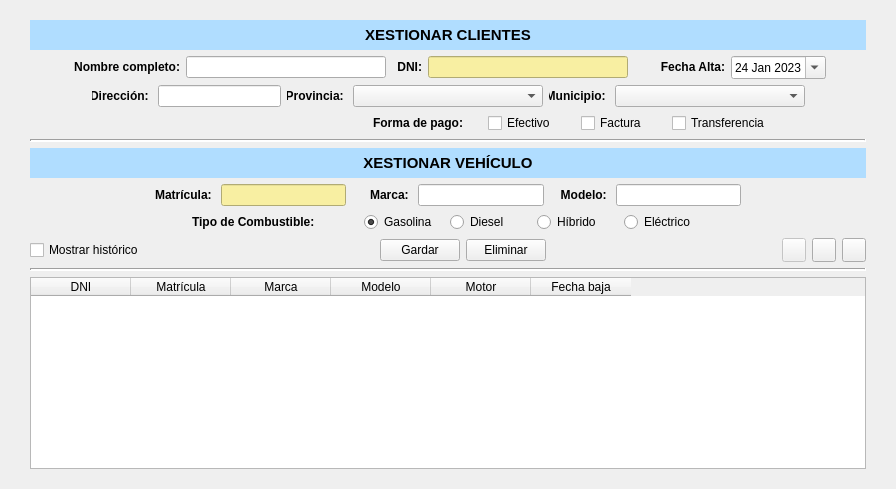
      <widget class="QWidget" name="pestana_clientes">
       <property name="acceptDrops">
        <bool>false</bool>
       </property>
       <attribute name="title">
        <string>Clientes</string>
       </attribute>
       <layout class="QVBoxLayout" name="verticalLayout">
        <property name="leftMargin">
         <number>30</number>
        </property>
        <property name="topMargin">
         <number>20</number>
        </property>
        <property name="rightMargin">
         <number>30</number>
        </property>
        <property name="bottomMargin">
         <number>20</number>
        </property>
        <item>
         <widget class="QLabel" name="lblTituloClientes">
          <property name="minimumSize">
           <size>
            <width>180</width>
            <height>30</height>
           </size>
          </property>
          <property name="font">
           <font>
            <pointsize>11</pointsize>
            <weight>75</weight>
            <bold>true</bold>
           </font>
          </property>
          <property name="layoutDirection">
           <enum>Qt::LeftToRight</enum>
          </property>
          <property name="autoFillBackground">
           <bool>false</bool>
          </property>
          <property name="styleSheet">
           <string notr="true">background-color: rgb(176,221,255)</string>
          </property>
          <property name="text">
           <string>XESTIONAR CLIENTES</string>
          </property>
          <property name="alignment">
           <set>Qt::AlignCenter</set>
          </property>
         </widget>
        </item>
        <item>
         <layout class="QHBoxLayout" name="horizontalLayout_7" stretch="1,0,0,2,3,2,2,2,1">
          <item>
           <spacer name="horizontalSpacer_11">
            <property name="orientation">
             <enum>Qt::Horizontal</enum>
            </property>
            <property name="sizeHint" stdset="0">
             <size>
              <width>40</width>
              <height>20</height>
             </size>
            </property>
           </spacer>
          </item>
          <item>
           <widget class="QLabel" name="lblNombre">
            <property name="minimumSize">
             <size>
              <width>110</width>
              <height>20</height>
             </size>
            </property>
            <property name="maximumSize">
             <size>
              <width>110</width>
              <height>20</height>
             </size>
            </property>
            <property name="font">
             <font>
              <weight>75</weight>
              <bold>true</bold>
             </font>
            </property>
            <property name="text">
             <string>Nombre completo:</string>
            </property>
            <property name="alignment">
             <set>Qt::AlignRight|Qt::AlignTrailing|Qt::AlignVCenter</set>
            </property>
           </widget>
          </item>
          <item>
           <widget class="QLineEdit" name="txtNombre">
            <property name="minimumSize">
             <size>
              <width>200</width>
              <height>20</height>
             </size>
            </property>
           </widget>
          </item>
          <item>
           <widget class="QLabel" name="lblDni">
            <property name="minimumSize">
             <size>
              <width>30</width>
              <height>20</height>
             </size>
            </property>
            <property name="maximumSize">
             <size>
              <width>30</width>
              <height>20</height>
             </size>
            </property>
            <property name="font">
             <font>
              <weight>75</weight>
              <bold>true</bold>
             </font>
            </property>
            <property name="text">
             <string>DNI:</string>
            </property>
            <property name="alignment">
             <set>Qt::AlignRight|Qt::AlignTrailing|Qt::AlignVCenter</set>
            </property>
           </widget>
          </item>
          <item>
           <widget class="QLineEdit" name="txtDni">
            <property name="minimumSize">
             <size>
              <width>200</width>
              <height>20</height>
             </size>
            </property>
            <property name="maximumSize">
             <size>
              <width>200</width>
              <height>16777215</height>
             </size>
            </property>
            <property name="styleSheet">
             <string notr="true">background-color: rgb(248,239,162)</string>
            </property>
           </widget>
          </item>
          <item>
           <widget class="QLabel" name="lblValidardni">
            <property name="minimumSize">
             <size>
              <width>20</width>
              <height>20</height>
             </size>
            </property>
            <property name="maximumSize">
             <size>
              <width>20</width>
              <height>20</height>
             </size>
            </property>
            <property name="font">
             <font>
              <pointsize>10</pointsize>
              <weight>50</weight>
              <bold>false</bold>
              <kerning>false</kerning>
             </font>
            </property>
            <property name="text">
             <string/>
            </property>
            <property name="alignment">
             <set>Qt::AlignLeading|Qt::AlignLeft|Qt::AlignVCenter</set>
            </property>
           </widget>
          </item>
          <item>
           <widget class="QLabel" name="lblFechaAltaCliente">
            <property name="minimumSize">
             <size>
              <width>65</width>
              <height>20</height>
             </size>
            </property>
            <property name="maximumSize">
             <size>
              <width>65</width>
              <height>20</height>
             </size>
            </property>
            <property name="font">
             <font>
              <weight>75</weight>
              <bold>true</bold>
             </font>
            </property>
            <property name="text">
             <string>Fecha Alta:</string>
            </property>
            <property name="alignment">
             <set>Qt::AlignRight|Qt::AlignTrailing|Qt::AlignVCenter</set>
            </property>
           </widget>
          </item>
          <item>
           <widget class="QDateEdit" name="txtFechaAlta">
            <property name="dateTime">
             <datetime>
              <hour>14</hour>
              <minute>0</minute>
              <second>0</second>
              <year>2023</year>
              <month>1</month>
              <day>24</day>
             </datetime>
            </property>
            <property name="calendarPopup">
             <bool>true</bool>
            </property>
            <property name="date">
             <date>
              <year>2023</year>
              <month>1</month>
              <day>24</day>
             </date>
            </property>
           </widget>
          </item>
          <item>
           <spacer name="horizontalSpacer_12">
            <property name="orientation">
             <enum>Qt::Horizontal</enum>
            </property>
            <property name="sizeHint" stdset="0">
             <size>
              <width>40</width>
              <height>20</height>
             </size>
            </property>
           </spacer>
          </item>
         </layout>
        </item>
        <item>
         <layout class="QHBoxLayout" name="horizontalLayout_8" stretch="2,2,4,2,2,2,2,2">
          <item>
           <spacer name="horizontalSpacer_9">
            <property name="orientation">
             <enum>Qt::Horizontal</enum>
            </property>
            <property name="sizeHint" stdset="0">
             <size>
              <width>40</width>
              <height>20</height>
             </size>
            </property>
           </spacer>
          </item>
          <item>
           <widget class="QLabel" name="lblDireccionCliente">
            <property name="minimumSize">
             <size>
              <width>60</width>
              <height>20</height>
             </size>
            </property>
            <property name="maximumSize">
             <size>
              <width>60</width>
              <height>20</height>
             </size>
            </property>
            <property name="font">
             <font>
              <weight>75</weight>
              <bold>true</bold>
             </font>
            </property>
            <property name="text">
             <string>Dirección: </string>
            </property>
            <property name="alignment">
             <set>Qt::AlignRight|Qt::AlignTrailing|Qt::AlignVCenter</set>
            </property>
           </widget>
          </item>
          <item>
           <widget class="QLineEdit" name="txtDireccionCliente">
            <property name="minimumSize">
             <size>
              <width>0</width>
              <height>22</height>
             </size>
            </property>
           </widget>
          </item>
          <item>
           <widget class="QLabel" name="lblProvinciaCliente">
            <property name="minimumSize">
             <size>
              <width>60</width>
              <height>20</height>
             </size>
            </property>
            <property name="maximumSize">
             <size>
              <width>60</width>
              <height>20</height>
             </size>
            </property>
            <property name="font">
             <font>
              <weight>75</weight>
              <bold>true</bold>
             </font>
            </property>
            <property name="text">
             <string>Provincia: </string>
            </property>
            <property name="alignment">
             <set>Qt::AlignRight|Qt::AlignTrailing|Qt::AlignVCenter</set>
            </property>
           </widget>
          </item>
          <item>
           <widget class="QComboBox" name="comboProvinciaCliente">
            <property name="minimumSize">
             <size>
              <width>190</width>
              <height>22</height>
             </size>
            </property>
           </widget>
          </item>
          <item>
           <widget class="QLabel" name="lblMunicipioCliente">
            <property name="minimumSize">
             <size>
              <width>60</width>
              <height>20</height>
             </size>
            </property>
            <property name="maximumSize">
             <size>
              <width>60</width>
              <height>20</height>
             </size>
            </property>
            <property name="font">
             <font>
              <weight>75</weight>
              <bold>true</bold>
             </font>
            </property>
            <property name="text">
             <string>Municipio: </string>
            </property>
            <property name="alignment">
             <set>Qt::AlignRight|Qt::AlignTrailing|Qt::AlignVCenter</set>
            </property>
           </widget>
          </item>
          <item>
           <widget class="QComboBox" name="comboMunicipioCliente">
            <property name="minimumSize">
             <size>
              <width>190</width>
              <height>22</height>
             </size>
            </property>
           </widget>
          </item>
          <item>
           <spacer name="horizontalSpacer_10">
            <property name="orientation">
             <enum>Qt::Horizontal</enum>
            </property>
            <property name="sizeHint" stdset="0">
             <size>
              <width>40</width>
              <height>20</height>
             </size>
            </property>
           </spacer>
          </item>
         </layout>
        </item>
        <item>
         <layout class="QHBoxLayout" name="horizontalLayout_11" stretch="0,2,2,2,2,0">
          <property name="spacing">
           <number>25</number>
          </property>
          <property name="sizeConstraint">
           <enum>QLayout::SetDefaultConstraint</enum>
          </property>
          <property name="leftMargin">
           <number>0</number>
          </property>
          <item>
           <spacer name="horizontalSpacer_2">
            <property name="orientation">
             <enum>Qt::Horizontal</enum>
            </property>
            <property name="sizeHint" stdset="0">
             <size>
              <width>333</width>
              <height>20</height>
             </size>
            </property>
           </spacer>
          </item>
          <item>
           <widget class="QLabel" name="lblFormaPago">
            <property name="minimumSize">
             <size>
              <width>100</width>
              <height>20</height>
             </size>
            </property>
            <property name="maximumSize">
             <size>
              <width>100</width>
              <height>20</height>
             </size>
            </property>
            <property name="font">
             <font>
              <weight>75</weight>
              <bold>true</bold>
             </font>
            </property>
            <property name="text">
             <string>Forma de pago:</string>
            </property>
            <property name="alignment">
             <set>Qt::AlignRight|Qt::AlignTrailing|Qt::AlignVCenter</set>
            </property>
           </widget>
          </item>
          <item>
           <widget class="QCheckBox" name="checkEfectivo">
            <property name="sizePolicy">
             <sizepolicy hsizetype="Fixed" vsizetype="Fixed">
              <horstretch>0</horstretch>
              <verstretch>0</verstretch>
             </sizepolicy>
            </property>
            <property name="text">
             <string>Efectivo</string>
            </property>
           </widget>
          </item>
          <item>
           <widget class="QCheckBox" name="checkFactura">
            <property name="sizePolicy">
             <sizepolicy hsizetype="Maximum" vsizetype="Fixed">
              <horstretch>0</horstretch>
              <verstretch>0</verstretch>
             </sizepolicy>
            </property>
            <property name="text">
             <string>Factura</string>
            </property>
           </widget>
          </item>
          <item>
           <widget class="QCheckBox" name="checkTransferencia">
            <property name="sizePolicy">
             <sizepolicy hsizetype="Minimum" vsizetype="Fixed">
              <horstretch>0</horstretch>
              <verstretch>0</verstretch>
             </sizepolicy>
            </property>
            <property name="text">
             <string>Transferencia</string>
            </property>
           </widget>
          </item>
          <item>
           <spacer name="horizontalSpacer">
            <property name="orientation">
             <enum>Qt::Horizontal</enum>
            </property>
            <property name="sizeHint" stdset="0">
             <size>
              <width>40</width>
              <height>20</height>
             </size>
            </property>
           </spacer>
          </item>
         </layout>
        </item>
        <item>
         <widget class="Line" name="line">
          <property name="lineWidth">
           <number>2</number>
          </property>
          <property name="orientation">
           <enum>Qt::Horizontal</enum>
          </property>
         </widget>
        </item>
        <item>
         <widget class="QLabel" name="lblTituloVehiculo">
          <property name="minimumSize">
           <size>
            <width>180</width>
            <height>30</height>
           </size>
          </property>
          <property name="font">
           <font>
            <pointsize>11</pointsize>
            <weight>75</weight>
            <bold>true</bold>
           </font>
          </property>
          <property name="layoutDirection">
           <enum>Qt::LeftToRight</enum>
          </property>
          <property name="autoFillBackground">
           <bool>false</bool>
          </property>
          <property name="styleSheet">
           <string notr="true">background-color: rgb(176,221,255)</string>
          </property>
          <property name="frameShape">
           <enum>QFrame::NoFrame</enum>
          </property>
          <property name="text">
           <string>XESTIONAR VEHÍCULO</string>
          </property>
          <property name="alignment">
           <set>Qt::AlignCenter</set>
          </property>
         </widget>
        </item>
        <item>
         <layout class="QHBoxLayout" name="horizontalLayout_10">
          <item>
           <spacer name="horizontalSpacer_7">
            <property name="orientation">
             <enum>Qt::Horizontal</enum>
            </property>
            <property name="sizeHint" stdset="0">
             <size>
              <width>40</width>
              <height>20</height>
             </size>
            </property>
           </spacer>
          </item>
          <item>
           <widget class="QLabel" name="lblMatricula">
            <property name="minimumSize">
             <size>
              <width>60</width>
              <height>20</height>
             </size>
            </property>
            <property name="maximumSize">
             <size>
              <width>60</width>
              <height>20</height>
             </size>
            </property>
            <property name="font">
             <font>
              <weight>75</weight>
              <bold>true</bold>
             </font>
            </property>
            <property name="text">
             <string>Matrícula: </string>
            </property>
            <property name="alignment">
             <set>Qt::AlignRight|Qt::AlignTrailing|Qt::AlignVCenter</set>
            </property>
           </widget>
          </item>
          <item>
           <widget class="QLineEdit" name="txtMatricula">
            <property name="minimumSize">
             <size>
              <width>100</width>
              <height>22</height>
             </size>
            </property>
            <property name="autoFillBackground">
             <bool>false</bool>
            </property>
            <property name="styleSheet">
             <string notr="true">background-color: rgb(248,239,162)</string>
            </property>
           </widget>
          </item>
          <item>
           <widget class="QLabel" name="lblMarca">
            <property name="minimumSize">
             <size>
              <width>60</width>
              <height>20</height>
             </size>
            </property>
            <property name="maximumSize">
             <size>
              <width>60</width>
              <height>20</height>
             </size>
            </property>
            <property name="font">
             <font>
              <weight>75</weight>
              <bold>true</bold>
             </font>
            </property>
            <property name="text">
             <string>Marca: </string>
            </property>
            <property name="alignment">
             <set>Qt::AlignRight|Qt::AlignTrailing|Qt::AlignVCenter</set>
            </property>
           </widget>
          </item>
          <item>
           <widget class="QLineEdit" name="txtMarca">
            <property name="minimumSize">
             <size>
              <width>100</width>
              <height>22</height>
             </size>
            </property>
           </widget>
          </item>
          <item>
           <widget class="QLabel" name="lblModelo">
            <property name="minimumSize">
             <size>
              <width>60</width>
              <height>20</height>
             </size>
            </property>
            <property name="maximumSize">
             <size>
              <width>60</width>
              <height>20</height>
             </size>
            </property>
            <property name="font">
             <font>
              <weight>75</weight>
              <bold>true</bold>
             </font>
            </property>
            <property name="text">
             <string>Modelo: </string>
            </property>
            <property name="alignment">
             <set>Qt::AlignRight|Qt::AlignTrailing|Qt::AlignVCenter</set>
            </property>
           </widget>
          </item>
          <item>
           <widget class="QLineEdit" name="txtModelo">
            <property name="minimumSize">
             <size>
              <width>100</width>
              <height>22</height>
             </size>
            </property>
           </widget>
          </item>
          <item>
           <spacer name="horizontalSpacer_8">
            <property name="orientation">
             <enum>Qt::Horizontal</enum>
            </property>
            <property name="sizeHint" stdset="0">
             <size>
              <width>40</width>
              <height>20</height>
             </size>
            </property>
           </spacer>
          </item>
         </layout>
        </item>
        <item>
         <layout class="QHBoxLayout" name="horizontalLayout_9" stretch="2,0,0,1,1,1,1,2">
          <property name="leftMargin">
           <number>0</number>
          </property>
          <property name="rightMargin">
           <number>0</number>
          </property>
          <item>
           <spacer name="horizontalSpacer_5">
            <property name="orientation">
             <enum>Qt::Horizontal</enum>
            </property>
            <property name="sizeHint" stdset="0">
             <size>
              <width>40</width>
              <height>20</height>
             </size>
            </property>
           </spacer>
          </item>
          <item>
           <widget class="QLabel" name="label_5">
            <property name="font">
             <font>
              <weight>75</weight>
              <bold>true</bold>
             </font>
            </property>
            <property name="text">
             <string>Tipo de Combustible: </string>
            </property>
           </widget>
          </item>
          <item>
           <spacer name="horizontalSpacer_21">
            <property name="orientation">
             <enum>Qt::Horizontal</enum>
            </property>
            <property name="sizeHint" stdset="0">
             <size>
              <width>40</width>
              <height>20</height>
             </size>
            </property>
           </spacer>
          </item>
          <item>
           <widget class="QRadioButton" name="radioButtonGasolina">
            <property name="text">
             <string>Gasolina</string>
            </property>
            <property name="checked">
             <bool>true</bool>
            </property>
            <attribute name="buttonGroup">
             <string notr="true">buttonGroupMotorizacion</string>
            </attribute>
           </widget>
          </item>
          <item>
           <widget class="QRadioButton" name="radioButtonDiesel">
            <property name="text">
             <string>Diesel</string>
            </property>
            <attribute name="buttonGroup">
             <string notr="true">buttonGroupMotorizacion</string>
            </attribute>
           </widget>
          </item>
          <item>
           <widget class="QRadioButton" name="radioButtonHibrido">
            <property name="text">
             <string>Híbrido</string>
            </property>
            <attribute name="buttonGroup">
             <string notr="true">buttonGroupMotorizacion</string>
            </attribute>
           </widget>
          </item>
          <item>
           <widget class="QRadioButton" name="radioButtonElectrico">
            <property name="text">
             <string>Eléctrico</string>
            </property>
            <attribute name="buttonGroup">
             <string notr="true">buttonGroupMotorizacion</string>
            </attribute>
           </widget>
          </item>
          <item>
           <spacer name="horizontalSpacer_6">
            <property name="orientation">
             <enum>Qt::Horizontal</enum>
            </property>
            <property name="sizeHint" stdset="0">
             <size>
              <width>40</width>
              <height>20</height>
             </size>
            </property>
           </spacer>
          </item>
         </layout>
        </item>
        <item>
         <layout class="QHBoxLayout" name="horizontalLayout_12">
          <property name="leftMargin">
           <number>0</number>
          </property>
          <property name="rightMargin">
           <number>0</number>
          </property>
          <item>
           <widget class="QCheckBox" name="checkMostrarHistorico">
            <property name="text">
             <string>Mostrar histórico</string>
            </property>
           </widget>
          </item>
          <item>
           <spacer name="horizontalSpacer_3">
            <property name="orientation">
             <enum>Qt::Horizontal</enum>
            </property>
            <property name="sizeHint" stdset="0">
             <size>
              <width>40</width>
              <height>20</height>
             </size>
            </property>
           </spacer>
          </item>
          <item>
           <widget class="QPushButton" name="buttonGuardarCliente">
            <property name="text">
             <string>Gardar</string>
            </property>
           </widget>
          </item>
          <item>
           <widget class="QPushButton" name="buttonEliminarCliente">
            <property name="text">
             <string>Eliminar</string>
            </property>
           </widget>
          </item>
          <item>
           <spacer name="horizontalSpacer_4">
            <property name="orientation">
             <enum>Qt::Horizontal</enum>
            </property>
            <property name="sizeHint" stdset="0">
             <size>
              <width>40</width>
              <height>20</height>
             </size>
            </property>
           </spacer>
          </item>
          <item>
           <widget class="QPushButton" name="btnNuevoCoche">
            <property name="enabled">
             <bool>false</bool>
            </property>
            <property name="minimumSize">
             <size>
              <width>24</width>
              <height>24</height>
             </size>
            </property>
            <property name="maximumSize">
             <size>
              <width>24</width>
              <height>24</height>
             </size>
            </property>
            <property name="toolTip">
             <string>Añadir un nuevo coche al cliente</string>
            </property>
            <property name="text">
             <string/>
            </property>
            <property name="icon">
             <iconset>
              <normaloff>../img/mas.png</normaloff>../img/mas.png</iconset>
            </property>
           </widget>
          </item>
          <item>
           <widget class="QPushButton" name="btnBusCar">
            <property name="enabled">
             <bool>true</bool>
            </property>
            <property name="minimumSize">
             <size>
              <width>24</width>
              <height>24</height>
             </size>
            </property>
            <property name="maximumSize">
             <size>
              <width>24</width>
              <height>24</height>
             </size>
            </property>
            <property name="toolTip">
             <string>Buscar por matrícula</string>
            </property>
            <property name="text">
             <string/>
            </property>
            <property name="icon">
             <iconset>
              <normaloff>../img/buscar.png</normaloff>../img/buscar.png</iconset>
            </property>
           </widget>
          </item>
          <item>
           <widget class="QPushButton" name="buttonLimpiarVehiculo">
            <property name="minimumSize">
             <size>
              <width>24</width>
              <height>24</height>
             </size>
            </property>
            <property name="maximumSize">
             <size>
              <width>24</width>
              <height>24</height>
             </size>
            </property>
            <property name="toolTip">
             <string>Limpiar formulario</string>
            </property>
            <property name="text">
             <string/>
            </property>
            <property name="icon">
             <iconset>
              <normaloff>../img/limpiar.png</normaloff>../img/limpiar.png</iconset>
            </property>
           </widget>
          </item>
         </layout>
        </item>
        <item>
         <widget class="Line" name="line_2">
          <property name="lineWidth">
           <number>2</number>
          </property>
          <property name="orientation">
           <enum>Qt::Horizontal</enum>
          </property>
         </widget>
        </item>
        <item>
         <widget class="QTableWidget" name="tablaClientes">
          <property name="editTriggers">
           <set>QAbstractItemView::NoEditTriggers</set>
          </property>
          <property name="tabKeyNavigation">
           <bool>false</bool>
          </property>
          <property name="dragEnabled">
           <bool>false</bool>
          </property>
          <property name="alternatingRowColors">
           <bool>true</bool>
          </property>
          <property name="selectionBehavior">
           <enum>QAbstractItemView::SelectRows</enum>
          </property>
          <attribute name="verticalHeaderVisible">
           <bool>false</bool>
          </attribute>
          <column>
           <property name="text">
            <string>DNI</string>
           </property>
          </column>
          <column>
           <property name="text">
            <string>Matrícula</string>
           </property>
          </column>
          <column>
           <property name="text">
            <string>Marca</string>
           </property>
          </column>
          <column>
           <property name="text">
            <string>Modelo</string>
           </property>
          </column>
          <column>
           <property name="text">
            <string>Motor</string>
           </property>
          </column>
          <column>
           <property name="text">
            <string>Fecha baja</string>
           </property>
          </column>
         </widget>
        </item>
       </layout>
      </widget>
